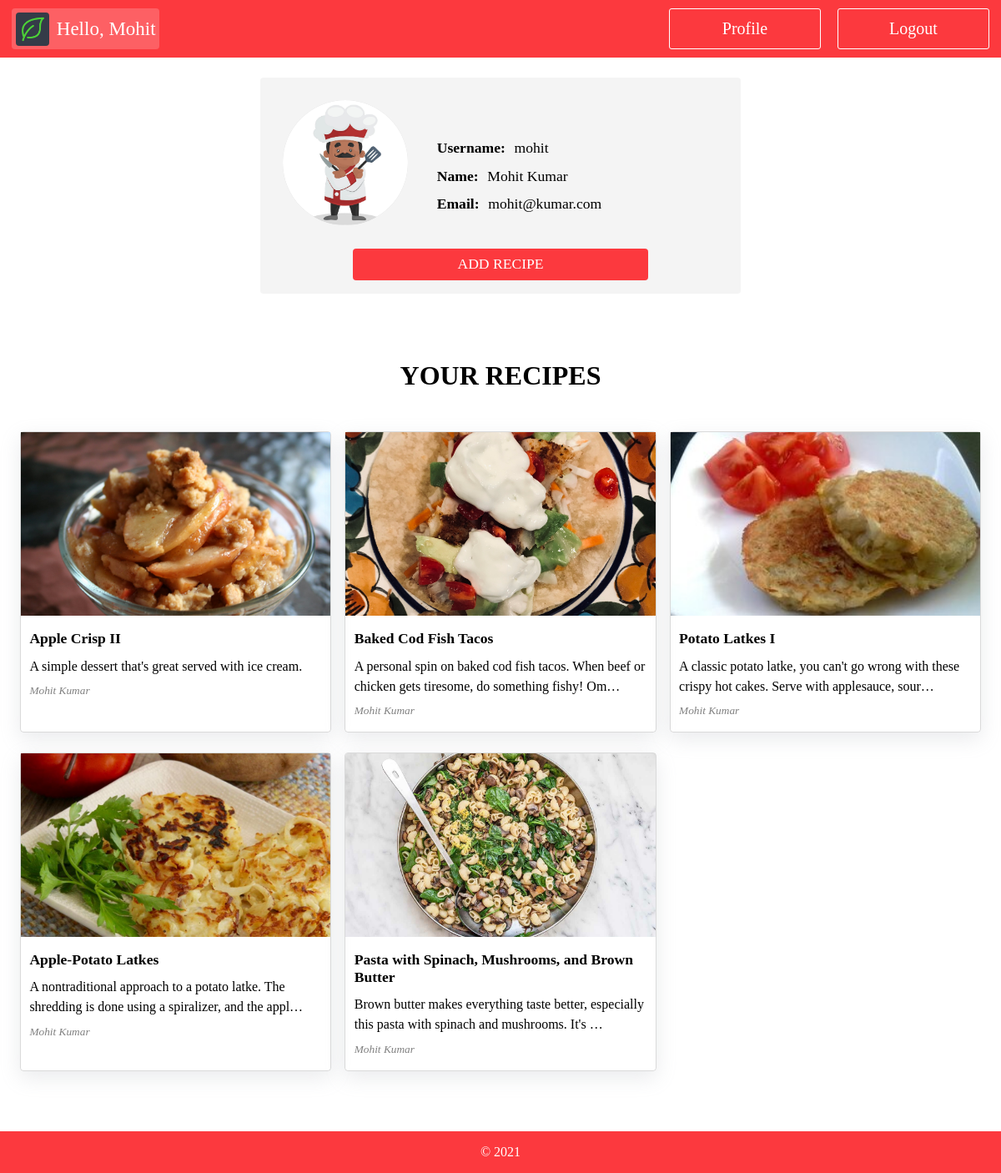
Screenshot of /user/mohit (signed in) with the database file from the repository.
### accounts/models.py (models this page shows, shortened)
class User(AbstractBaseUser, PermissionsMixin):
    id = models.UUIDField(default=uuid.uuid4, unique=True, primary_key=True, editable=False)
    email = models.EmailField(verbose_name='Email Address', unique=True)
    username = models.CharField(verbose_name='Username', max_length=40, blank=True, null=True)
    first_name = models.CharField(verbose_name='First Name', max_length=40)
    last_name = models.CharField(verbose_name='Last Name', max_length=40, blank=True, null=True)
    date_joined = models.DateTimeField(verbose_name='Date Joined', auto_now_add=True)
    is_admin = models.BooleanField(verbose_name='Admin User', default=False)
    is_staff = models.BooleanField(verbose_name='Staff User', default=False)
    is_superuser = models.BooleanField(verbose_name='Super User', default=False)
    USERNAME_FIELD = 'email'
    objects = UserManager()
    @property
    def get_fullname(self):
        self.last_name = self.last_name if self.last_name else ''
        return f'{self.first_name} {self.last_name}'

### home/models.py (models this page shows, shortened)
class Recipe(models.Model):
  id = models.UUIDField(default=uuid.uuid4, primary_key=True, editable=False, unique=True)
  author = models.ForeignKey(User, on_delete=models.CASCADE)
  title = models.CharField(max_length=200)
  slug = models.CharField(max_length=255)
  description = models.TextField()
  image = models.ImageField(upload_to=upload_path)

### home/views.py (the view, shortened to what this page needs)
# urls.py: path('user/<str:username>', views.profile_view, name='profile'),
@login_required(login_url='/')
def profile_view(request, username):
  context = {'is_other_user': False, 'username': username}
  logged_in_user  = request.user
  context = {'user': logged_in_user}
  recipes_of_user = context['user'].recipe_set.all()
  context['recipes'] = recipes_of_user
  return render(request, 'home/profile.html', context)

### home/templates/home/profile.html (shortened to what this page needs)
{% extends 'base.html' %} {% load static %}  {% block stylesheet %}
<link rel="stylesheet" href="{% static 'css/index.css' %}?{% now 'U' %}" />
{% endblock stylesheet %}  {% block content %}
<section id="container">
  {% include 'home/snippets/profile-display.html' %}
  <div class="div-title">
    {% if is_other_user %}
    <h1>{{ username }} RECIPES</h1>
    {% else %}
    <h1>YOUR RECIPES</h1>
    {% endif %}
  </div>
  {% include 'snippets/recipeList.html' with recipes=recipes %}
</section>
{% include 'snippets/message.html' with messages=messages %} {% endblock content %}

### templates/snippets/navbar.html (shortened to what this page needs)
{% load static %}
<nav class="navbar">
  <div class="navleft">
    <a href="/" class="navtext">
      <img src="{% static 'media/recipe-app-logo-v3.png' %}" class="logo" width=40 height=40/>
      <span>Hello, {% if request.user.is_authenticated %}{{request.user.first_name}}{% else %}User{% endif %}</span>
    </a>
  </div>
  <div class="navright">
    {% if request.user.is_authenticated %}
    <a href="{% url 'home:profile' request.user.username %}" class="navlink">Profile</a>
    <a href="{% url 'accounts:signout' %}" class="navlink">Logout</a>
    {% else %}
    <a href="javascript:void(0)" class="navlink modal-opener" data-open="login-modal">Login</a>
    <a href="javascript:void(0)" class="navlink modal-opener" data-open="signup-modal">Sign Up</a>
    {% endif %}
  </div>
</nav>

### home/templates/home/snippets/profile-display.html
{% load static %}
<div class="profile-display-container">
  <div class="professional-card">
    <div class="professional-card-detail">
      <div class="professional-card-img">
        <img src="{% static 'media/chef-pf.jpg' %}" />
      </div>
      <div class="professional-card-content">
        <ul class="card-content-list">
          <li><b>Username:</b> {{ user.username }}</li>
          <li><b>Name:</b> {{ user.get_fullname }}</li>
          <li><b>Email:</b> {{ user.email }}</li>
        </ul>
      </div>
    </div>
    {% if not is_other_user %}
    <div class="professional-card-action">
      <a href="{% url 'home:recipe_create' %}" class="card-btn-link">ADD RECIPE</a>
    </div>
    {% endif %}
  </div>
</div>

### templates/snippets/recipeList.html
{% load static %}
<div class="recipe-list-container">
  {% if recipes %}
  <div class="card-deck">
    {% for recipe in recipes %}
      <div class="card">
        <div class="card-img">
          <img src="{{ recipe.image.url }}" alt="{{ recipe.title }}"/>
        </div>
        <div class="card-content">
          <p class="card-content__text">{{ recipe.title }}</p>
          <p class="card-content__description">{{ recipe.description | truncatechars:100 }}</p>
          <small class="card-content__extra">{{ recipe.author.get_fullname }}</small>
        </div>
        <a href="{% url 'home:recipe_detail' recipe.slug %}" class="stretched-link"></a>
      </div>
    {% endfor %}
  </div>
  {% else %}
    {% if tag == 'home' %}
      <h3 style="text-align: center; color: #aaa">No Recipes found. Sorry</h3>
    {% else %}
      <h3 style="text-align: center; color: #aaa">{{ user.get_fullname|title }} doesnot have any Recipes yet</h3>
    {% endif %}
  {% endif %}
</div>

### static/css/index.css (style rules this page uses)
:root { --main-color: #fc393e; --main-color-light: #ff5f64; --light-color: #aaaaaa20; --color-orange: #fde498; --color-blue: #bde7fe; --color-pink: #f5a492; --color-violet: #d3b0e0; --color-green: #7cd4bb; --color-orange-dark: #fed698; }
body { margin: 0; padding: 0; position: relative; }
* { box-sizing: border-box; }
a, button { transition: all 0.3s ease; }
h1, h2, h3, h4, h5, h6 { margin: 0; }
a { display: flex; text-decoration: none; justify-content: center; align-items: center; }
p { margin: 0; }
ul { padding: 0; list-style-type: none; }
.navbar, .navbar > div { display: grid; grid-column-gap: 1em; }
.navbar { width: 100%; padding: 0.5em 0.7em; background: var(--main-color); color: white; grid-template-columns: 2fr 1fr; font-size: 1.25em; }
.navbar .logo { border-radius: 4px; margin-right: 0.4em; }
.navbar > div { grid-template-columns: repeat(2, 1fr); }
.navtext { justify-self: start; color: #fff; font-size: 1.15em; filter: brightness(100%); transition: all 0.2s ease; padding: 0.2em; border-radius: 4px; background-color: #ffffff32; }
.navlink { border: 1px solid #fff; border-radius: 3px; color: #fff; background-color: transparent; padding: 0.5em 0.2em; }
#container { padding: 0.5em; margin: 1em; }
#container > * { margin-bottom: 3em; }
.recipe-list-container { position: relative; }
.card-deck { display: grid; grid-template-columns: repeat(4, 1fr); grid-column-gap: 1em; grid-row-gap: 1.5em; }
.card { position: relative; border: 1.1px solid #aaaaaa70; height: auto; padding: 0; cursor: pointer; border-radius: 4px; box-shadow: rgba(149, 157, 165, 0.2) 0px 8px 24px; transition: all 0.25s linear; }
.card, .card:hover, .card-content__extra { transition: all 0.4s linear; }
.card-img, .card-content { border-radius: inherit; }
.card-img, .professional-card-img, .recipe-thumbnail-img { width: 100%; height: 220px; background: #aaaaaa70; }
.card-img > img, .professional-card-img > img, .recipe-thumbnail-img > img { width: 100%; height: 100%; object-fit: cover; }
.card-content { padding: 1.05em 0.65em; }
.card-content > *:not(:last-child) { margin-bottom: 0.6em; }
.card-content__text { font-size: 1.1em; font-weight: bold; }
.card-content__description { line-height: 1.5; }
.card-content__extra { font-style: italic; position: relative; color: grey; }
.card > .stretched-link { position: absolute; top: 0; left: 0; width: 100%; height: 100%; background-color: transparent; }
.stretched-link:before { content: ''; }
.card-btn-link { padding: 0.5em 1em; font-size: 1.1em; border-radius: 4px; width: 65%; margin: auto; background: var(--main-color); color: #fff; }
.professional-card { display: flex; flex-direction: column; }
.professional-card > *:not(:last-child) { margin-bottom: 1em; }
.professional-card-detail { padding: 0.7rem; display: grid; grid-template-columns: 1fr 2fr; grid-column-gap: 1em; }
.professional-card-img { width: 150px; height: 150px; }
.professional-card-img, .professional-card-img > img { border-radius: 50%; }
.professional-card-action { text-align: center; }
.card-content-list { position: relative; top: 50%; }
.card-content-list > li { font-size: 1.1em; margin-bottom: 0.7em; }
.card-content-list > li > b { margin-right: 0.4rem; }
.profile-display-container { padding: 1rem; background-color: var(--light-color); border-radius: 4px; width: 50%; margin: auto; }
.div-title { margin-top: 5rem; text-align: center; }
.div-title > h1 { font-size: 2em; }
@media screen and (min-width: 1200px) { .card-deck { grid-template-columns: repeat(4, 1fr); } }
@media screen and (min-width: 1200px) { .card-content-list { transform: translateY(-50%); } }
@media screen and (min-width: 768px) and (max-width: 1200px) { .card-deck { grid-template-columns: repeat(3, 1fr); } }
@media screen and (min-width: 768px) and (max-width: 1200px) { .card-content-list { transform: translateY(-50%); } }

### rows the page displays
User: user.first_name "Mohit", username "mohit", get_fullname "Mohit Kumar", email "mohit@kumar.com"
Recipe: image (picture), title "Apple Crisp II", description "A simple dessert that's great served with ice cream.", author.get_fullname "Mohit Kumar"
Recipe: image (picture), title "Baked Cod Fish Tacos", description "A personal spin on baked cod fish tacos. When beef or chicken gets tiresome, do something fishy! Om…", author.get_fullname "Mohit Kumar"
Recipe: image (picture), title "Potato Latkes I", description "A classic potato latke, you can't go wrong with these crispy hot cakes. Serve with applesauce, sour…", author.get_fullname "Mohit Kumar"
Recipe: image (picture), title "Apple-Potato Latkes", description "A nontraditional approach to a potato latke. The shredding is done using a spiralizer, and the appl…", author.get_fullname "Mohit Kumar"
Recipe: image (picture), title "Pasta with Spinach, Mushrooms, and Brown Butter", description "Brown butter makes everything taste better, especially this pasta with spinach and mushrooms. It's …", author.get_fullname "Mohit Kumar"
